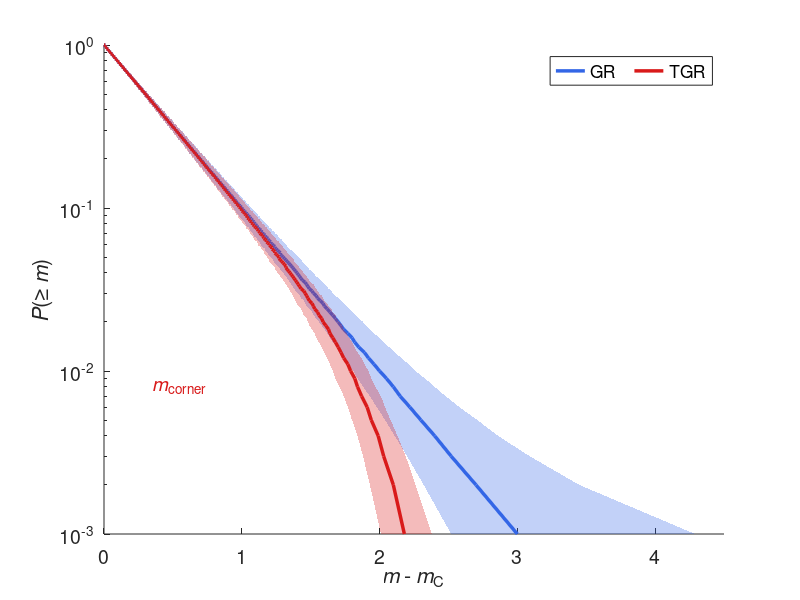

Reproduce this figure in MATLAB.
function []=CI()
    %% --- Color Settings ---
    color1 = 1/255 * [255, 215, 0; 255, 145, 0; 255, 0, 0];
    color2 = 1/255 * [132, 94, 194; 178, 91, 0; 0, 139, 200];

    %% --- Constants and Parameters ---
    N = 1e3;           % Total number of events
    b = 1;             % b-value of Gutenberg-Richter law
    beta = 2/3 * b;    
    mc_set = 0;        % Magnitude of completeness
    m_corner = 2;      % Corner magnitude
    Mc_set = 10^(1.5 * (mc_set + 6.07)); 
    M_corner = 10^(1.5 * (m_corner + 6.07));

    n0 = 1:N;          % Sample sizes
    dm = 0.01;         % Magnitude step
    m_range = 0:dm:3*log10(N)/b;

    alpha = 90;        % Confidence level (in %)

    %% --- Compute GR Model ---
    M_range_GR = 10.^(1.5 * m_range + 9.1); 
    P_large_GR = 10.^(-b * m_range);

    median_vals_GR = zeros(size(n0));
    lower_bounds_GR = zeros(length(n0), 1);
    upper_bounds_GR = zeros(length(n0), 1);

    for j = 1:length(n0)
        n = n0(j);
        P = binopdf(n, N, P_large_GR);

        [~, idx_max] = max(P);
        median_vals_GR(j) = m_range(idx_max);

        cumulative_P = cumsum(P) / sum(P);
        lower_idx = find(cumulative_P >= (1 - alpha/100)/2, 1, 'first');
        upper_idx = find(cumulative_P >= (1 + alpha/100)/2, 1, 'first');
        lower_bounds_GR(j) = m_range(lower_idx);
        upper_bounds_GR(j) = m_range(upper_idx);
    end

    %% --- Compute TGR Model ---
    M_range_TGR = 10.^(1.5 * (m_range + 6.07));
    P_large_TGR = exp((Mc_set - M_range_TGR)/M_corner) .* (Mc_set ./ M_range_TGR).^beta;

    median_vals_TGR = zeros(size(n0));
    lower_bounds_TGR = zeros(length(n0), 1);
    upper_bounds_TGR = zeros(length(n0), 1);

    for j = 1:length(n0)
        n = n0(j);
        P = binopdf(n, N, P_large_TGR);

        [~, idx_max] = max(P);
        median_vals_TGR(j) = m_range(idx_max);

        cumulative_P = cumsum(P) / sum(P);
        lower_idx = find(cumulative_P >= (1 - alpha/100)/2, 1, 'first');
        upper_idx = find(cumulative_P >= (1 + alpha/100)/2, 1, 'first');
        lower_bounds_TGR(j) = m_range(lower_idx);
        upper_bounds_TGR(j) = m_range(upper_idx);
    end

    %% --- Plot Both Models in One Panel ---
    yy = n0 / N;

    % GR Model
    h(1)=semilogy(median_vals_GR + mc_set, yy, '-', 'Color', [0.2, 0.4, 0.9], 'LineWidth', 2.5);
    hold on;
    fill([lower_bounds_GR; flipud(upper_bounds_GR)] + mc_set, ...
         [yy'; flipud(yy')],[0.2, 0.4, 0.9], ...
         'EdgeColor', 'none', 'FaceAlpha', 0.3);

    % TGR Model
    [~,ind]=min(abs(median_vals_TGR-m_corner));
    
    h(2)=semilogy(median_vals_TGR + mc_set, yy, '-', 'Color', [0.85, 0.1, 0.1], 'LineWidth', 2.5);
    fill([lower_bounds_TGR; flipud(upper_bounds_TGR)] + mc_set, ...
         [yy'; flipud(yy')], [0.85, 0.1, 0.1], ...
         'EdgeColor', 'none', 'FaceAlpha', 0.3);
    scatter(m_corner,yy(ind),50,[0.85, 0.1, 0.1],'diamond','filled');

    % Formatting
    grid off; box off;
    xlabel('{\itm} - {\itm}_C');
    ylabel('{\itP}(≥{\it m})');    
    set(gca, 'FontSize', 14, 'YScale', 'log');
    ylim([1/N 1]);
    xlim([0 4.5]);
    xticks(0:1:4);
    yticks([1e-3 1e-2 1e-1 1e0]);
  %  legend(h,{'Gutenberg–Richter (GR)','Tapered Gutenberg–Richter (TGR)'}, 'FontSize', 14, 'Location', 'Northeast');
   % text(3,1e-2,'GR','color',[0.2, 0.4, 0.9], 'FontSize', 14);
%     text(1.5, 4e-2, '{\it P}(\geq {\itm}_{max}^{GR or TGR}) = 1/{\itN}', ...
%     'Color', 'k', 'FontSize', 14, 'Interpreter', 'tex');
  %  text(0.4,4e-2,'TGR','color',[0.85, 0.1, 0.1], 'FontSize', 14);
    text(0.35,8e-3,'{\itm}_{corner}','color',[0.85, 0.1, 0.1], 'FontSize', 14);
    legend(h,'GR','TGR','numcolumns',2);
    
end

